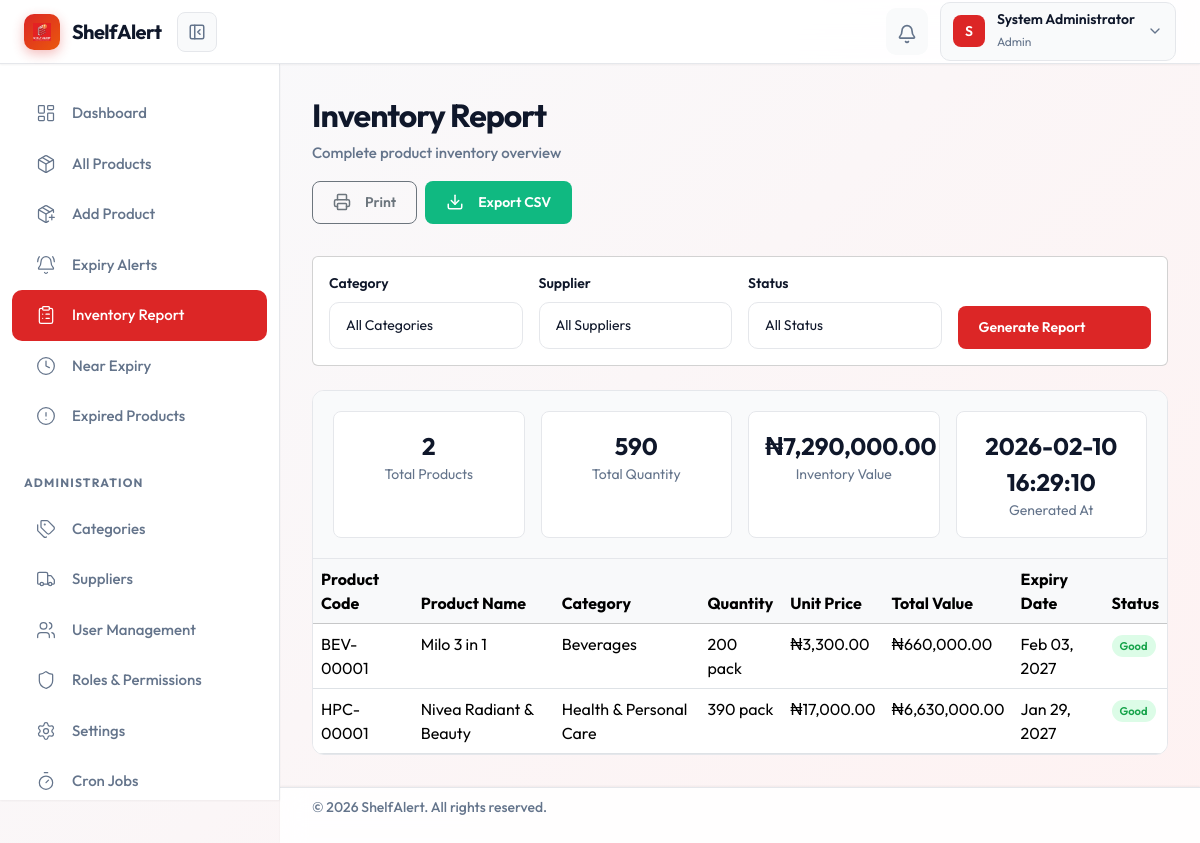
/modules/reports/inventory.php (signed in), run on the app's committed database.
### tables this page shows
CREATE TABLE IF NOT EXISTS products (
    product_id INT PRIMARY KEY AUTO_INCREMENT,
    product_code VARCHAR(30) NOT NULL UNIQUE,
    barcode VARCHAR(50),
    product_name VARCHAR(200) NOT NULL,
    category_id INT,
    supplier_id INT,
    description TEXT,
    unit_of_measure VARCHAR(20) DEFAULT 'piece',
    unit_price DECIMAL(12, 2) DEFAULT 0.00,
    cost_price DECIMAL(12, 2) DEFAULT 0.00,
    quantity INT DEFAULT 0,
    reorder_level INT DEFAULT 10,
    storage_location VARCHAR(100),
    manufacture_date DATE,
    expiry_date DATE NOT NULL,
    batch_number VARCHAR(50),
    status ENUM('active', 'expired', 'discontinued', 'out_of_stock') DEFAULT 'active',
    created_by INT,
    created_at TIMESTAMP DEFAULT CURRENT_TIMESTAMP,
    updated_at TIMESTAMP DEFAULT CURRENT_TIMESTAMP ON UPDATE CURRENT_TIMESTAMP,
    FOREIGN KEY (category_id) REFERENCES categories(category_id) ON DELETE SET NULL,
    FOREIGN KEY (supplier_id) REFERENCES suppliers(supplier_id) ON DELETE SET NULL,
    FOREIGN KEY (created_by) REFERENCES users(user_id) ON DELETE SET NULL,
    INDEX idx_expiry_date (expiry_date),
    INDEX idx_category (category_id),
    INDEX idx_status (status)
);

CREATE TABLE IF NOT EXISTS categories (
    category_id INT PRIMARY KEY AUTO_INCREMENT,
    category_code VARCHAR(10) NOT NULL UNIQUE,
    category_name VARCHAR(100) NOT NULL,
    description TEXT,
    is_active BOOLEAN DEFAULT TRUE,
    created_at TIMESTAMP DEFAULT CURRENT_TIMESTAMP,
    updated_at TIMESTAMP DEFAULT CURRENT_TIMESTAMP ON UPDATE CURRENT_TIMESTAMP
);

### classes/ReportGenerator.php (called while the page is built, shortened)
<?php
class ReportGenerator {
    private $db;
    public function __construct($db) {
        $this->db = $db;
    }
    public function getInventoryReport($filters = []) {
        try {
            $where = ["p.status != 'discontinued'"];
            $params = [];
            $whereClause = implode(' AND ', $where);
            $query = "SELECT
                        p.product_code,
                        p.product_name,
                        c.category_name,
                        s.supplier_name,
                        p.quantity,
                        p.unit_of_measure,
                        p.unit_price,
                        p.cost_price,
                        (p.quantity * p.unit_price) as total_value,
                        p.reorder_level,
                        p.manufacture_date,
                        p.expiry_date,
                        DATEDIFF(p.expiry_date, CURDATE()) as days_until_expiry,
                        p.batch_number,
                        p.storage_location,
                        p.status,
                        CASE
                            WHEN DATEDIFF(p.expiry_date, CURDATE()) <= 0 THEN 'Expired'
                            WHEN DATEDIFF(p.expiry_date, CURDATE()) <= 7 THEN 'Critical'
                            WHEN DATEDIFF(p.expiry_date, CURDATE()) <= 30 THEN 'Warning'
                            ELSE 'Good'
                        END as expiry_status
                      FROM products p
                      LEFT JOIN categories c ON p.category_id = c.category_id
                      LEFT JOIN suppliers s ON p.supplier_id = s.supplier_id
                      WHERE {$whereClause}
                      ORDER BY c.category_name, p.product_name";
            $stmt = $this->db->prepare($query);
            $stmt->execute($params);
            $data = $stmt->fetchAll(PDO::FETCH_ASSOC);
            $summary = [
                'total_products' => count($data),
                'total_quantity' => array_sum(array_column($data, 'quantity')),
                'total_value' => array_sum(array_column($data, 'total_value')),
                'generated_at' => date('Y-m-d H:i:s')
            ];
            return ['data' => $data, 'summary' => $summary];
        } catch (PDOException $e) {
            error_log("ReportGenerator::getInventoryReport error: " . $e->getMessage());
            return ['data' => [], 'summary' => []];
        }
    }
}

### includes/functions.php (called while the page is built, shortened)
<?php
function formatCurrency($amount, $currency = 'NGN') {
    $symbols = [
        'NGN' => '₦',
        'USD' => '$',
        'GBP' => '£',
        'EUR' => '€'
    ];
    $symbol = $symbols[$currency] ?? $currency . ' ';
    return $symbol . number_format($amount, 2);
}
function formatDate($date, $format = 'F j, Y') {
    return date($format, strtotime($date));
}

### modules/reports/inventory.php (the view, shortened to what this page needs)
<?php
require_once '../../includes/auth.php';
require_once '../../includes/functions.php';
require_once '../../classes/ReportGenerator.php';
$database = new Database();
$db = $database->getConnection();
$reportGenerator = new ReportGenerator($db);
$filters = [
    'category_id' => $_GET['category'] ?? '',
    'supplier_id' => $_GET['supplier'] ?? '',
    'status' => $_GET['status'] ?? ''
];
$report = $reportGenerator->getInventoryReport($filters);
?>
<!DOCTYPE html>
<html lang="en">
<head>
    <link href="../../css/bootstrap.min.css" rel="stylesheet">
    <link rel="stylesheet" href="../../css/style.css">
</head>
<body>
    <div class="main-wrapper">
        <?php include '../../includes/header.php'; ?>
        <?php include '../../includes/sidebar.php'; ?>
        <main class="main-content">
            <div class="page-header no-print">
                <div>
                    <h1 class="page-title">Inventory Report</h1>
                    <p class="page-subtitle">Complete product inventory overview</p>
                </div>
                <div class="d-flex gap-2">
                    <button onclick="window.print()" class="btn btn-outline-secondary">
                        <i data-lucide="printer" style="width: 18px; height: 18px; margin-right: 6px;"></i>
                        Print
                    </button>
                    <a href="?<?php echo http_build_query(array_merge($_GET, ['export' => 'csv'])); ?>" class="btn btn-success">
                        <i data-lucide="download" style="width: 18px; height: 18px; margin-right: 6px;"></i>
                        Export CSV
                    </a>
                </div>
            </div>
            <div class="card mb-4 no-print">
                <div class="card-body">
                    <form method="GET" class="row g-3">
                        <div class="col-md-3">
                            <label class="form-label">Category</label>
                            <select name="category" class="form-select">
                                <option value="">All Categories</option>
                            </select>
                        </div>
                        <div class="col-md-3">
                            <label class="form-label">Supplier</label>
                            <select name="supplier" class="form-select">
                                <option value="">All Suppliers</option>
                            </select>
                        </div>
                        <div class="col-md-3">
                            <label class="form-label">Status</label>
                            <select name="status" class="form-select">
                                <option value="">All Status</option>
                            </select>
                        </div>
                        <div class="col-md-3 d-flex align-items-end">
                            <button type="submit" class="btn btn-primary w-100">Generate Report</button>
                        </div>
                    </form>
                </div>
            </div>
            <div class="report-card">
                <div class="summary-cards">
                    <div class="summary-item">
                        <div class="summary-value"><?php echo number_format($report['summary']['total_products']); ?></div>
                        <div class="summary-label">Total Products</div>
                    </div>
                    <div class="summary-item">
                        <div class="summary-value"><?php echo number_format($report['summary']['total_quantity']); ?></div>
                        <div class="summary-label">Total Quantity</div>
                    </div>
                    <div class="summary-item">
                        <div class="summary-value"><?php echo formatCurrency($report['summary']['total_value']); ?></div>
                        <div class="summary-label">Inventory Value</div>
                    </div>
                    <div class="summary-item">
                        <div class="summary-value"><?php echo $report['summary']['generated_at']; ?></div>
                        <div class="summary-label">Generated At</div>
                    </div>
                </div>
                <div class="table-responsive">
                    <table class="table table-hover mb-0">
                        <thead class="table-light">
                            <tr>
                                <th>Product Code</th>
                                <th>Product Name</th>
                                <th>Category</th>
                                <th>Quantity</th>
                                <th>Unit Price</th>
                                <th>Total Value</th>
                                <th>Expiry Date</th>
                                <th>Status</th>
                            </tr>
                        </thead>
                        <tbody>
                            <?php if (empty($report['data'])): ?>
                            <tr>
                                <td colspan="8" class="text-center py-4 text-muted">No products found</td>
                            </tr>
                            <?php else: ?>
                            <?php foreach ($report['data'] as $product): ?>
                            <tr>
                                <td><?php echo htmlspecialchars($product['product_code']); ?></td>
                                <td><?php echo htmlspecialchars($product['product_name']); ?></td>
                                <td><?php echo htmlspecialchars($product['category_name'] ?? 'N/A'); ?></td>
                                <td><?php echo number_format($product['quantity']); ?> <?php echo $product['unit_of_measure']; ?></td>
                                <td><?php echo formatCurrency($product['unit_price']); ?></td>
                                <td><?php echo formatCurrency($product['total_value']); ?></td>
                                <td><?php echo formatDate($product['expiry_date'], 'M d, Y'); ?></td>
                                <td><span class="expiry-badge <?php echo $product['expiry_status']; ?>"><?php echo $product['expiry_status']; ?></span></td>
                            </tr>
                            <?php endforeach; ?>
                            <?php endif; ?>
                        </tbody>
                    </table>
                </div>
            </div>
        </main>
        <?php include '../../includes/footer.php'; ?>
    </div>
</body>
</html>

### css/style.css (style rules this page uses)
:root { --sidebar-width: 280px; --sidebar-collapsed-width: 80px; --header-height: 64px; --footer-height: 56px; --primary-color: #dc2626; --primary-hover: #b91c1c; --primary-light: #fef2f2; --secondary-color: #ea580c; --sidebar-bg: #ffffff; --border-color: #e5e7eb; --hover-bg: #f9fafb; --text-primary: #0f172a; --text-secondary: #64748b; --success: #10b981; --warning: #f59e0b; --danger: #ef4444; --info: #3b82f6; --shadow-sm: 0 1px 2px 0 rgba(0, 0, 0, 0.05); --shadow-md: 0 4px 6px -1px rgba(0, 0, 0, 0.1); --shadow-lg: 0 10px 15px -3px rgba(0, 0, 0, 0.1); --transition: all 0.3s cubic-bezier(0.4, 0, 0.2, 1); --body-bg: linear-gradient(135deg, #f8fafc 0%, #fef2f2 100%); --card-bg: #ffffff; --input-bg: #ffffff; --modal-bg: #ffffff; }
* { margin: 0; padding: 0; box-sizing: border-box; }
body { font-family: 'Outfit', -apple-system, BlinkMacSystemFont, 'Segoe UI', Roboto, sans-serif; background: var(--body-bg); color: var(--text-primary); overflow-x: hidden; min-height: 100vh; }
.main-wrapper { min-height: 100vh; display: flex; flex-direction: column; }
.main-content { margin-top: var(--header-height); margin-left: var(--sidebar-width); padding: 2rem 2rem calc(var(--footer-height) + 2rem); transition: var(--transition); flex: 1; }
.page-header { margin-bottom: 2rem; }
.page-title { font-size: 2rem; font-weight: 700; color: var(--text-primary); letter-spacing: -0.03em; margin-bottom: 0.5rem; }
.page-subtitle { font-size: 0.9375rem; color: var(--text-secondary); font-weight: 500; }
.table-responsive { overflow-x: auto; }
.btn { padding: 0.625rem 1.25rem; border-radius: 8px; font-size: 0.875rem; font-weight: 600; cursor: pointer; transition: var(--transition); display: inline-flex; align-items: center; gap: 0.5rem; border: 1px solid; text-decoration: none; }
.btn-primary { background: var(--primary-color); color: white; border-color: transparent; }
.btn-success { background: var(--success); color: white; border-color: transparent; }
.form-label { display: block; font-size: 0.875rem; font-weight: 600; color: var(--text-primary); margin-bottom: 0.5rem; }
.form-select { width: 100%; padding: 0.75rem 1rem; border: 1px solid var(--border-color); border-radius: 10px; font-size: 0.875rem; color: var(--text-primary); background: var(--input-bg); transition: var(--transition); cursor: pointer; }

### modules/reports/inventory.php (style rules this page uses)
.report-card { background: var(--card-bg); border: 1px solid var(--border-color); border-radius: 12px; overflow: hidden; }
.summary-cards { display: grid; grid-template-columns: repeat(auto-fit, minmax(180px, 1fr)); gap: 1rem; padding: 1.25rem; background: var(--hover-bg); border-bottom: 1px solid var(--border-color); }
.summary-item { background: var(--card-bg); border-radius: 8px; padding: 1rem; text-align: center; border: 1px solid var(--border-color); }
.summary-value { font-size: 1.5rem; font-weight: 700; color: var(--text-primary); }
.summary-label { font-size: 0.875rem; color: var(--text-secondary); }
.expiry-badge { padding: 0.25rem 0.5rem; border-radius: 12px; font-size: 0.7rem; font-weight: 600; }
.expiry-badge.Good { background: #dcfce7; color: #16a34a; }

### data on the page
products: product_code "BEV-00001", product_name "Milo 3 in 1", category.category_name "Beverages", quantity "200", unit_of_measure "pack", unit_price "₦3,300.00", total_value "₦660,000.00", expiry_date "Feb 03, 2027", expiry_status "Good"
products: product_code "HPC-00001", product_name "Nivea Radiant & Beauty", category.category_name "Health & Personal Care", quantity "390", unit_of_measure "pack", unit_price "₦17,000.00", total_value "₦6,630,000.00", expiry_date "Jan 29, 2027", expiry_status "Good"

### other printed values
substr($_SESSION['full_name'] ?? 'U', 0, 1) "S"
$_SESSION['full_name'] "System Administrator"
$_SESSION['role_name'] "Admin"
$report['summary']['total_products'] "2"
$report['summary']['total_quantity'] "590"
formatCurrency($report['summary']['total_value']) "₦7,290,000.00"
$report['summary']['generated_at'] "2026-02-10 16:29:10"
